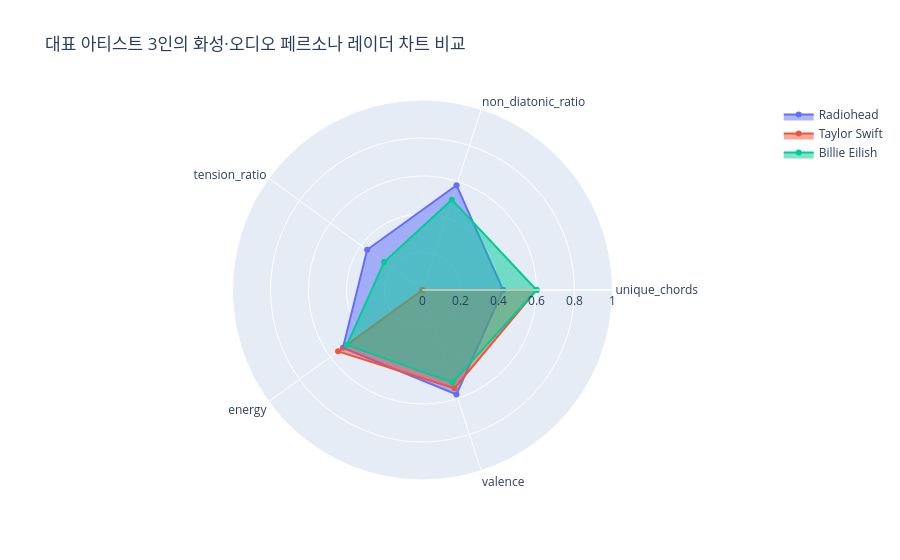

Notebook cell for this chart:
### Markdown cell above
### STEP 3. 아티스트 화성적 정체성 분석 (Q3의 답)
1. **아티스트 페르소나 레이더 차트**: 대표 아티스트들의 세부 지표를 레이더 차트로 비교하여 이들이 갖는 화성적 정체성을 드러냅니다.
2. **의사결정나무(Decision Tree Classifier)**: 화성 변수를 이용해 '곡이 속한 시대'를 얼마나 잘 판별할 수 있는지 학습시키고, 핵심 판별 지표가 무엇인지 의사결정 경로를 시각화합니다.

### Code cell
# 7. 대표 아티스트 페르소나 레이더 차트 (Plotly)
target_artists = ['Radiohead', 'Taylor Swift', 'Billie Eilish']
radar_features = ['feat_unique_chords', 'feat_non_diatonic_ratio', 'feat_tension_ratio', 'spotify_energy', 'spotify_valence']

# 아티스트별 평균 데이터 준비
df_artist_avg = df_scaled.groupby('artist')[radar_features].mean()

fig = go.Figure()

for artist in target_artists:
    values = df_artist_avg.loc[artist].tolist()
    # 레이더 차트의 닫힌 루프를 위해 첫 번째 원소를 끝에 복사
    values.append(values[0])
    categories = [f.replace('feat_', '').replace('spotify_', '') for f in radar_features]
    categories.append(categories[0])
    
    fig.add_trace(go.Scatterpolar(
        r=values,
        theta=categories,
        fill='toself',
        name=artist
    ))

fig.update_layout(
    polar=dict(
        radialaxis=dict(
            visible=True,
            range=[0, 1]
        )),
    showlegend=True,
    title="대표 아티스트 3인의 화성·오디오 페르소나 레이더 차트 비교"
)
fig.show()

### Figure 1 — Plotly figure (JSON) as saved in the notebook; plotly's stock layout.template omitted (floating-point values rounded to 4 significant figures)
{"data": [{"fill": "toself", "name": "Radiohead", "r": [0.424, 0.58, 0.36, 0.5176, 0.5777, 0.424], "theta": ["unique_chords", "non_diatonic_ratio", "tension_ratio", "energy", "valence", "unique_chords"], "type": "scatterpolar"}, {"fill": "toself", "name": "Taylor Swift", "r": [0.6, 0.0, 0.0, 0.5494, 0.5439, 0.6], "theta": ["unique_chords", "non_diatonic_ratio", "tension_ratio", "energy", "valence", "unique_chords"], "type": "scatterpolar"}, {"fill": "toself", "name": "Billie Eilish", "r": [0.6, 0.5, 0.25, 0.4916, 0.5119, 0.6], "theta": ["unique_chords", "non_diatonic_ratio", "tension_ratio", "energy", "valence", "unique_chords"], "type": "scatterpolar"}], "layout": {"polar": {"radialaxis": {"range": [0, 1], "visible": true}}, "showlegend": true, "title": {"text": "대표 아티스트 3인의 화성·오디오 페르소나 레이더 차트 비교"}}}
